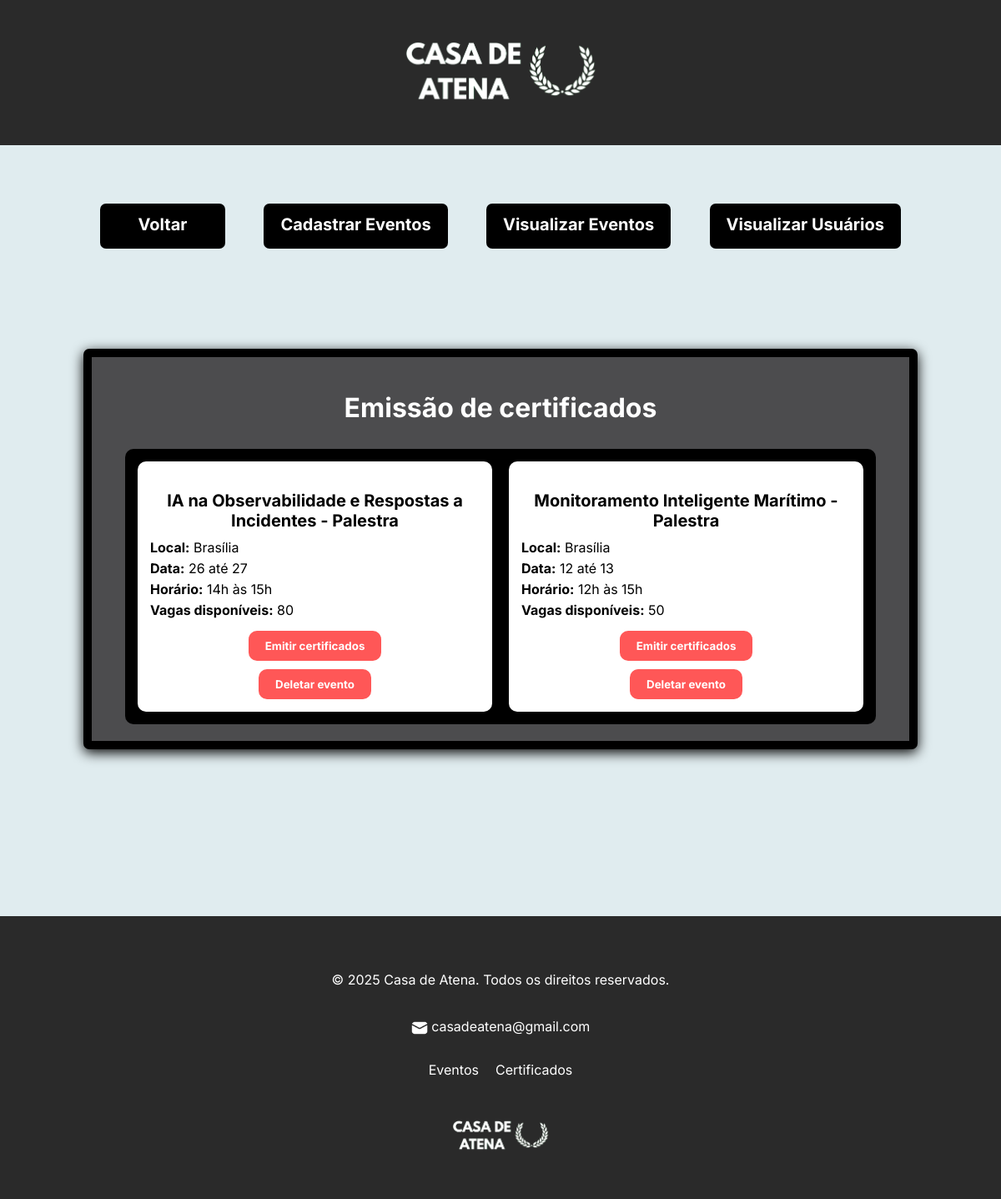
Page /certificados/ on the committed database.
### sgea/login/models.py (models this page shows)
class Evento(models.Model):
    id_evento = models.AutoField(primary_key = True)
    nome = models.TextField(max_length = 255, null = True)
    tipoevento = models.TextField(max_length = 255)
    dataI = models.IntegerField()
    dataF = models.IntegerField()
    horarioI = models.IntegerField()
    horarioF = models.IntegerField()
    local = models.TextField(max_length = 255)
    quantPart = models.IntegerField()
    organResp = models.TextField(max_length = 255)
    vagas = models.IntegerField()
    emitido = models.BooleanField(default = False)
    assinatura = models.TextField(max_length = 255, null = False)
    horas = models.IntegerField(null = True, blank = True)

### sgea/login/views.py (the view)
# urls.py: path("certificados/", views.ver_certificados, name = "ver_certs"),
def ver_certificados(request):
    eventos = {
        'eventos' : Evento.objects.filter(emitido = False)
    }
    return render(request, "usuarios/certificados.html", eventos)

### sgea/login/templates/usuarios/certificados.html (shortened to what this page needs)
{% extends 'usuarios/base2.html' %}
{% load static %}
{% block content %}
<section class="botoes-organizador">
  <div class="botao-organizador">
    <a href="{% url 'inscricao' %}">
      Voltar
    </a>
  </div>
  <div class="botao-organizador">
    <a href="{% url 'ev' %}">
      Cadastrar Eventos
    </a>
  </div>
  <div class="botao-organizador">
    <a href="{% url 'even' %}">
      Visualizar Eventos
    </a>
  </div>
  <div class="botao-organizador">
    <a href="{% url 'listagem_usuarios' %}">
      Visualizar Usuários
    </a>
  </div>
</section>
<div class="emissao-certi-container">
    <div class="emissao-certi-titulo">
        <h1>Emissão de certificados</h1>
    </div>
    <div class="emissao-certi-quadro">
        <div class="eventos-lista">
          {% for evento in eventos %}
            <div class="eventos-itens">
              <h3>{{ evento.nome }} - {{ evento.tipoevento }}</h3>
              <p><strong>Local:</strong> {{ evento.local }}</p>
              <p><strong>Data:</strong> {{ evento.dataI }} até {{ evento.dataF }}</p>
              <p><strong>Horário:</strong> {{ evento.horarioI }}h às {{ evento.horarioF }}h</p>
              <p><strong>Vagas disponíveis:</strong> {{ evento.vagas }}</p>
              <form method="post" action="{% url 'emitir_certificados' evento.id_evento %}">
                <div class="botao-ctf">
                  <button type="submit" class="botao-emissao-ctf">Emitir certificados</button>
                </div>
              </form>
              <form method="post" action="{% url 'deletar_evento' evento.id_evento %}">
                <div class="botao-ctf">
                  <button type="submit" class="botao-emissao-ctf">Deletar evento</button>
                </div>
              </form>
            </div>
          {% endfor %}
        </div>
    </div>
{% endblock %}

### sgea/login/static/css/style.css (style rules this page uses)
:root { --primary-color: #0d6031; --secondary-color: #5f9074; --tertiary-color: black; --quaternary-color: #00ff4c; --organizador-color: rgb(76, 76, 78); --background-color: #e0ecef; --background-box-color: #dfdfdf; --botao-preto-color: black; --botao-emerg-color: #ff5757; }
* { box-sizing: border-box; font-family: 'Inter', sans-serif; }
body { min-height: 100vh; margin: 0; padding: 0; background: var(--background-color); }
.eventos-lista { display: grid; grid-template-columns: 1fr 1fr; gap: 20px; }
.eventos-itens { padding: 15px; background-color: white; border-radius: 10px; }
.eventos-itens h3 { margin-bottom: 10px; font-size: 20px; text-align: center; }
.eventos-itens p { margin: 5px 0; }
.emissao-certi-container { max-width: 1000px; padding: 20px 40px; margin: 40px auto; margin-top: 100px; background-color: var(--organizador-color); border: 10px solid var(--tertiary-color); border-radius: 7px; box-shadow: 0 4px 15px black; }
.emissao-certi-titulo { margin-bottom: 30px; color: white; text-align: center; }
.emissao-certi-titulo h1 { font-size: 32px; font-weight: 700; }
.emissao-certi-quadro { padding: 15px; background-color: var(--tertiary-color); border-radius: 10px; }
.eventos-itens h3 { margin-bottom: 10px; text-align: center; font-size: 20px; }
.botao-ctf { display: flex; justify-content: center; }
.botao-emissao-ctf { margin-top: 10px; padding: 10px 20px; background-color: var(--botao-emerg-color); color: white; border: none; border-radius: 10px; font-weight: bold; cursor: pointer; transform: scale(1); transition: transform 1s ease, background-color 0.3s ease; }
.botoes-organizador { display: flex; justify-content: space-between; align-items: center; width: 1100px; margin: 40px auto; margin-top: 50px; padding: 20px 70px; background-color: none; }
.botao-organizador a { display: inline-block; min-width: 150px; padding: 13px 20px; color: white; background-color: var(--tertiary-color); border-bottom: 4px solid transparent; border-radius: 7px; text-align: center; text-decoration: none; font-weight: bold; font-size: 20px; cursor: pointer; transform: scale(1); transition: transform 1s ease, background-color 0.3s ease; }

### rows in the picture
Evento: nome "IA na Observabilidade e Respostas a Incidentes", tipoevento "Palestra", local "Brasília", dataI "26", dataF "27", horarioI "14", horarioF "15", vagas "80"
Evento: nome "Monitoramento Inteligente Marítimo", tipoevento "Palestra", local "Brasília", dataI "12", dataF "13", horarioI "12", horarioF "15", vagas "50"
